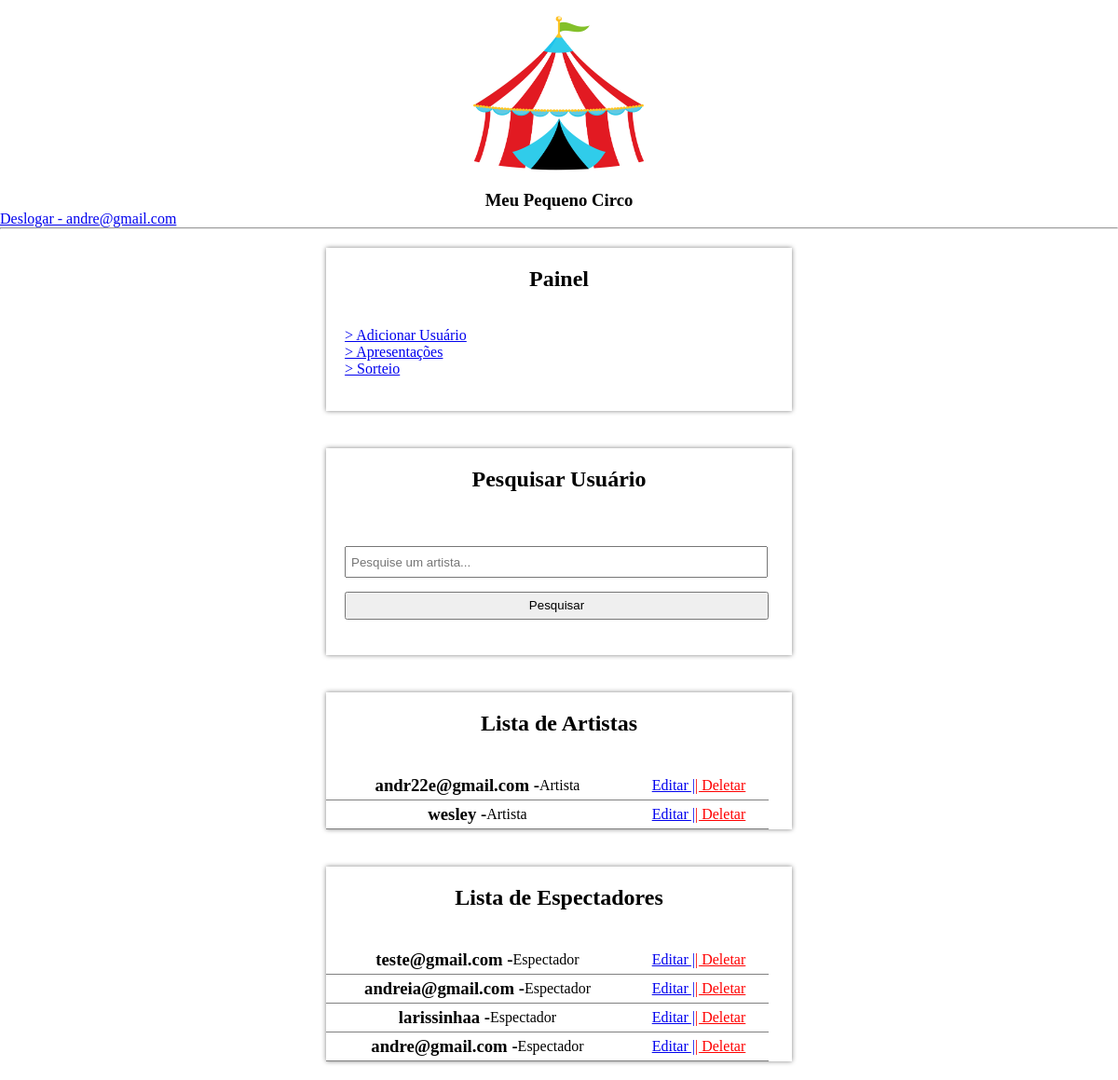
/pages/artista/painel.php (signed in), run on the app's committed database.
### tables this page shows
CREATE TABLE `users` (
  `id` int(11) NOT NULL,
  `user` varchar(100) NOT NULL,
  `password` varchar(32) NOT NULL,
  `type` int(11) NOT NULL DEFAULT 1
);

CREATE TABLE `users_type` (
  `id` int(11) NOT NULL,
  `type` varchar(100) NOT NULL
);

### pages/artista/painel.php (the view, shortened to what this page needs)
<?php
include('../../php/model.php');
?>
<!DOCTYPE html>
<html lang="pt-br">
<head>
    <link rel="stylesheet" href="../../css/style.css">
</head>
<body>
    <div class="container">
        <a href="#">
            <img src="../../img/circo.png" width="200px" height="200px" alt="">
        </a>
    </div>
    <h3 style="text-align: center;">Meu Pequeno Circo</h3>
    <a href="../../php/logout.php">Deslogar - <?= $_SESSION['nome'] ?></a>
    <hr>
    <form method="POST">
        <div class="container">
            <div class="field_user">
                <h2 style="margin: 20px;text-align:center;">Painel</h2>
                <br>
                <label for=""><a href="add_user.php">> Adicionar Usuário</a></label><br>
                <label for=""><a href="apresentacoes.php">> Apresentações</a></label><br>
                <label for=""><a href="sorteio.php">> Sorteio</a></label><br>
                <br>
                <br>
            </div>
        </div>
    </form>
    <form action="painel_results.php" method="get">
        <div class="container">
            <div class="field_user">
                <h2 style="margin: 20px;text-align:center;">Pesquisar Usuário</h2>
                <br>
                <input type="text" class="input" name="search" placeholder="Pesquise um artista..."><br>
                <input type="submit" style="margin-top: -10px;height:30px;width:91%;" class="input" value="Pesquisar"><br>
                <br>
            </div>
        </div>
    </form>
    <div class="container">
        <div class="field_user">
            <h2 style="margin: 20px;text-align:center;">Lista de Artistas</h2>
            <br>
            <?php
            $sql = mysqli_query($conexao, "SELECT * FROM users WHERE type = 2 ORDER BY id DESC");
            while ($v = mysqli_fetch_array($sql)) {
                $idType = $v['type'];
                $type = mysqli_fetch_array(mysqli_query($conexao, "SELECT * FROM users_type WHERE id = '$idType'"));
                echo '<div class="user_list">
                            <div class="user" id="user-nome">
                                <h3>' . $v['user'] . ' - </h3> <p> ' . $type['type'] . '</p>
                            </div>
                            <div class="user" id="user-del">
                                <a href="edit_user.php?id=' . $v['id'] . '">Editar |</a>
                                <a style="color:red;" href="../../php/deleteUser.php?id=' . $v['id'] . '"> | Deletar</a>
                            </div>
                        </div>';
            }
            ?>
        </div>
    </div>
    <div class="container">
        <div class="field_user">
            <h2 style="margin: 20px;text-align:center;">Lista de Espectadores</h2>
            <br>
            <?php
            $sql = mysqli_query($conexao, "SELECT * FROM users WHERE type = 1 ORDER BY id DESC");
            while ($v = mysqli_fetch_array($sql)) {
                $idType = $v['type'];
                $type = mysqli_fetch_array(mysqli_query($conexao, "SELECT * FROM users_type WHERE id = '$idType'"));
                echo '<div class="user_list">
                            <div class="user" id="user-nome">
                                <h3>' . $v['user'] . ' - </h3> <p> ' . $type['type'] . '</p>
                            </div>
                            <div class="user" id="user-del">
                                <a href="edit_user.php?id=' . $v['id'] . '">Editar |</a>
                                <a style="color:red;" href="../../php/deleteUser.php?id=' . $v['id'] . '"> | Deletar</a>
                            </div>
                        </div>';
            }
            ?>
        </div>
    </div>
</body>
</html>

### css/style.css (style rules this page uses)
* { padding: 0; margin: 0; }
.container { width: 100%; display: flex; align-items: center; justify-content: center; }
.field_user { width: 500px; box-shadow: 0 0 5px grey; margin: 20px; }
label { margin-left: 20px; }
.input { width: 88%; height: 20px; padding: 5px; margin: 20px; }
.user_list { width: 100%; margin: auto; }
.user { float: left; display: flex; align-items: center; justify-content: center; border-bottom: 1px solid grey; }
#user-nome { width: 65%; height: 30px; }
#user-del { width: 30%; height: 30px; }

### data on the page
users: user "andr22e@gmail.com", type.type "Artista"
users: user "wesley", type.type "Artista"
users: user "teste@gmail.com", type.type "Espectador"
users: user "andreia@gmail.com", type.type "Espectador"
users: user "larissinhaa", type.type "Espectador"
users: user "andre@gmail.com", type.type "Espectador"

### other printed values
$_SESSION['nome'] "andre@gmail.com"
